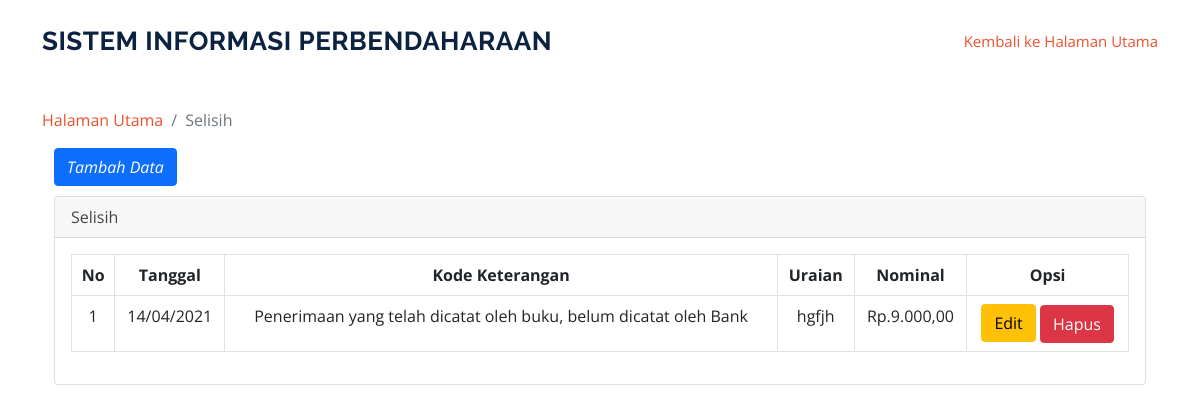
/index.php/selisihrekon, run on an earlier commit of the app's database.
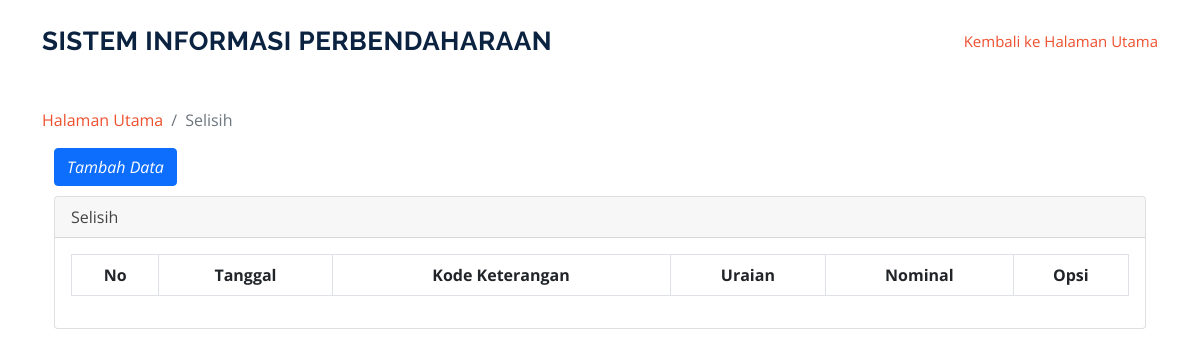
And on a later commit of the database.
### tables this page shows
CREATE TABLE `tbl_selisihrekon` (
  `id_selisihrekon` int(11) NOT NULL,
  `tanggal_selisih` date NOT NULL,
  `kode_keterangan` varchar(128) NOT NULL,
  `uraian` varchar(128) NOT NULL,
  `nominal` double NOT NULL,
  `id_user` int(11) NOT NULL,
  `id_opd` varchar(128) NOT NULL
);

CREATE TABLE `tbl_keteranganselisih` (
  `id` int(11) NOT NULL,
  `kode_keterangan` enum('A','B','C','D') NOT NULL,
  `uraian_keteranganselisih` varchar(128) NOT NULL
);

### application/controllers/Selisihrekon.php (called while the page is built, shortened)
<?php
class Selisihrekon extends CI_Controller {
	public function __construct()
    {
       $this->load->model('model_selisihrekon');
    }
	function index()
	{
        $data['content'] = $this->model_selisihrekon->GetSelisihRekon();
        $this->load->view('selisihrekon/selisihrekon', $data);
	}
}

### index.php (called while the page is built, shortened)
<?php
require_once BASEPATH.'core/CodeIgniter.php';

### application/models/Model_selisihrekon.php (called while the page is built, shortened)
<?php if ( ! defined('BASEPATH')) exit('No direct script access allowed');
class Model_selisihrekon extends CI_Model {
	function GetSelisihRekon()
    {
        $this->db->order_by('id_selisihrekon', 'ASC');
        return $this->db->from('tbl_selisihrekon')
          ->join('tbl_keteranganselisih','tbl_keteranganselisih.kode_keterangan=tbl_selisihrekon.kode_keterangan')
          ->get();
    }
}

### application/views/selisihrekon/selisihrekon.php (the view, shortened to what this page needs)
</head>
<section id_ssh="services" class="services">
      <div class="container">
      <ol class="breadcrumb" >
        <li class="breadcrumb-item">
          <a href="<?php echo base_url('user/index')?>">Halaman Utama</a>
        </li>
        <li class="breadcrumb-item active">Selisih</li>
      </ol>
      <div class="container">
      <a href="<?php echo base_url('selisihrekon/menambahdataselisihrekon')?>" class="btn btn-primary" style="margin-bottom: 10px;"><i class="fa fa-plus">Tambah Data</a></i>
  <div class="card mb-3">
        <div class="card-header">
          <i class="fa fa-table"></i>Selisih</div>
        <div class="card-body">
          <div class="table-responsive">
            <table class="table table-bordered" id="dataTable" width="100%" cellspacing="0">
              <thead>
                <tr class="text-center">
                  <th>No</th>
                  <th>Tanggal</th>
                  <th>Kode Keterangan</th>
                  <th>Uraian</th>
                  <th>Nominal</th>
                  <th>Opsi</th>
                </tr>
              </thead>
            <tbody  class="text-center">
                <tr>
                <?php
                  $i = 1;
                  foreach ($content->result() as $data)
                  {
                  ?>
                  <td><?= $i ?></td>
                  <td> <?php echo date("d/m/Y", strtotime($data->tanggal_selisih));?></td>
                  <td><?= $data->uraian_keteranganselisih?></td>
                  <td><?= $data->uraian?></td>
                  <td><?='Rp.'.number_format($data->nominal,2,',','.');?></td>
                  <td>
                    <a href="<?php echo base_url()?>selisihrekon/updatedataselisihrekon/<?php echo $data->id_selisihrekon; ?>" class="btn btn-warning" style="margin-bottom: 1px;">Edit<i class="fa fa-tag"></i></a>
                    <a href="<?php echo base_url()?>selisihrekon/action_deletedataselisihrekon/<?php echo $data->id_selisihrekon; ?>" onclick="return confirm('Apakah anda yakin?');" class="btn btn-danger">Hapus<i class="fa fa-trash"></i></a>
                  </td>
                </tr>
                    <?php
                      $i++;
                  }
                  ?>
              </tbody>
            </table>
          </div>
        </div>
      </div>
    </div>
  </div>

What changed in the data, as far as the page shows it:
removed tbl_selisihrekon: tanggal_selisih "14/04/2021", tbl_keteranganselisih.uraian_keteranganselisih "Penerimaan yang telah dicatat oleh buku, belum dicatat oleh Bank", uraian "hgfjh", nominal "9.000,00"
